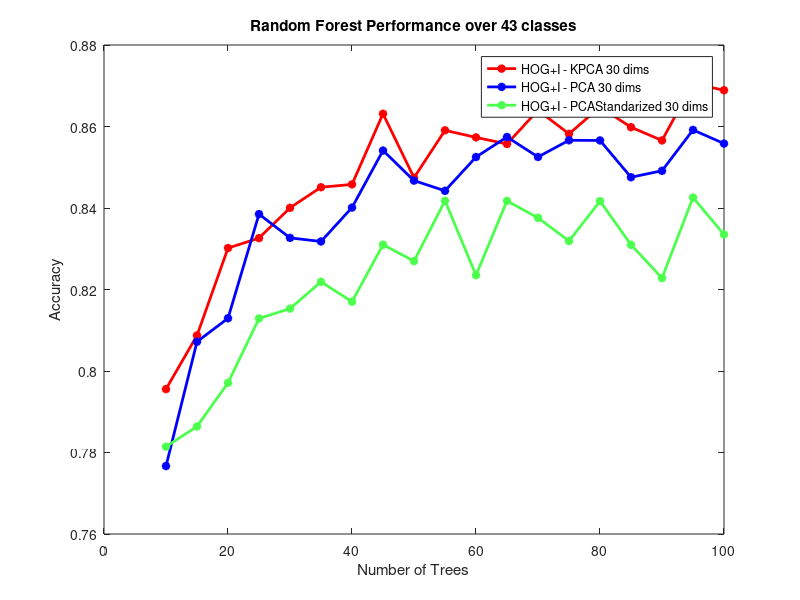

This figure's MATLAB source:
method = 'RandomForest'; % 'kNN' 'RandomForest'

MyStyles = {'-*';'-';':+';'--';'-.'};

%knn
if strcmp(method, 'kNN')
    load('knnResults.mat');
    n = numel(knnResults);

    X = knnResults(1).allParams;
    allY = zeros(n,size(X,2));
    allLegends = cell(1,n);
    for i=1:n
        r = knnResults(i);
        allY(i,:) = r.acc;
        allLegends{i} = [r.featureMethod ' - ' r.redMethod ' ' num2str(r.nDims)  ' dims'];
    end

    set(0,'DefaultAxesColorOrder',[1 0 0; 0 0 1; 0.3 1 0.3])
    set(0,'DefaultAxesLineStyleOrder',MyStyles)
    p = plot(X,allY, 'LineWidth', 2);
    title('K-NN Performance over 43 classes');
    xlabel('K');
    ylabel('Accuracy');
    legend(allLegends);


%rf
elseif strcmp(method, 'RandomForest')
    load('rfResults.mat');
    n = numel(rfResults);

    X = rfResults(1).allParams;
    allY = zeros(n,size(X,2));
    allLegends = cell(1,n);
    for i=1:n
        r = rfResults(i);
        allY(i,:) = r.acc;
        allLegends{i} = [r.featureMethod ' - ' r.redMethod ' ' num2str(r.nDims)  ' dims'];
    end

    set(0,'DefaultAxesColorOrder',[1 0 0; 0 0 1; 0.3 1 0.3])
    set(0,'DefaultAxesLineStyleOrder',MyStyles)
    p = plot(X,allY, 'LineWidth', 2);
    title('Random Forest Performance over 43 classes');
    xlabel('Number of Trees');
    ylabel('Accuracy');
    legend(allLegends);

end

